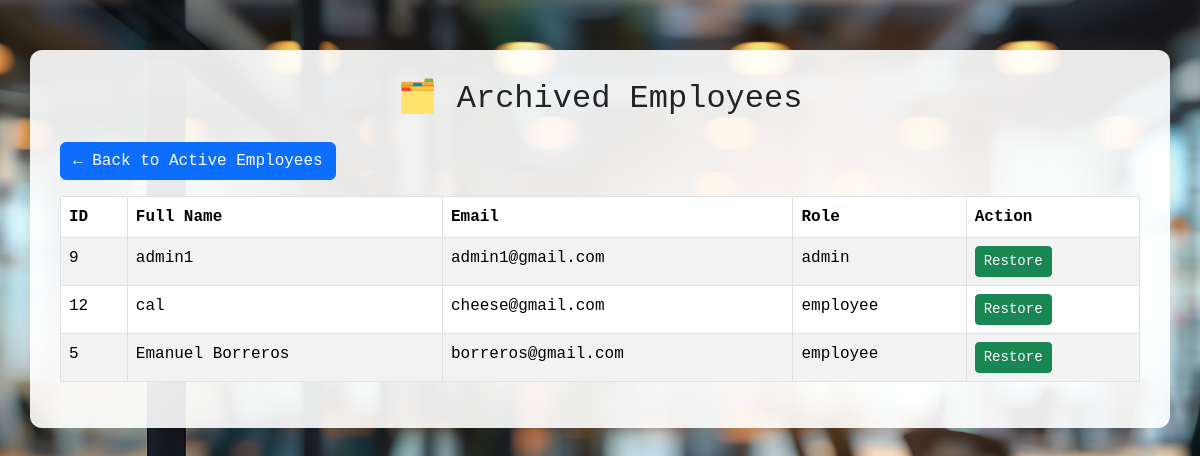
The app's page /payroll-main/archived_users.php (signed in) with its own data.
### tables this page shows
CREATE TABLE `users` (
  `id` int(4) NOT NULL,
  `full_name` varchar(100) DEFAULT NULL,
  `email` varchar(100) DEFAULT NULL,
  `role` enum('admin','employee') DEFAULT NULL,
  `password` varchar(255) DEFAULT NULL,
  `profile_pic` varchar(255) DEFAULT NULL,
  `position_id` int(11) DEFAULT NULL,
  `archived` tinyint(1) DEFAULT 0
);

### payroll-main/archived_users.php (the view, shortened to what this page needs)
<?php
require 'config.php';
$stmt = $pdo->query("
    SELECT id, full_name, email, role
    FROM users
    WHERE archived = 1
    ORDER BY full_name ASC
");
$archived_users = $stmt->fetchAll(PDO::FETCH_ASSOC);
?>
<!DOCTYPE html>
<html lang="en">
<head>
    <link href="https://cdn.jsdelivr.net/npm/bootstrap@5.3.3/dist/css/bootstrap.min.css" rel="stylesheet">
</head>
<body>
<div class="container">
    <h2 class="mb-4 text-center">🗂️ Archived Employees</h2>
    <div class="mb-3">
        <a href="employees.php" class="btn btn-primary">← Back to Active Employees</a>
    </div>
    <?php if (count($archived_users) > 0): ?>
        <table class="table table-bordered table-striped">
            <thead>
                <tr>
                    <th>ID</th>
                    <th>Full Name</th>
                    <th>Email</th>
                    <th>Role</th>
                    <th>Action</th>
                </tr>
            </thead>
            <tbody>
                <?php foreach ($archived_users as $user): ?>
                    <tr>
                        <td><?= htmlspecialchars($user['id']) ?></td>
                        <td><?= htmlspecialchars($user['full_name']) ?></td>
                        <td><?= htmlspecialchars($user['email']) ?></td>
                        <td><?= htmlspecialchars($user['role']) ?></td>
                        <td>
                            <form action="restore_user.php" method="post" style="display:inline;">
                                <button type="submit" class="btn btn-success btn-sm" onclick="return confirm('Restore this user?')">
                                    Restore
                                </button>
                            </form>
                        </td>
                    </tr>
                <?php endforeach; ?>
            </tbody>
        </table>
    <?php else: ?>
        <p class="text-muted text-center mt-4">No archived employees found.</p>
    <?php endif; ?>
</div>
</body>
</html>

### payroll-main/archived_users.php (style rules this page uses)
body { background: url('uploads/bg.jpg') no-repeat center center fixed; background-size: cover; font-family: 'Courier New', monospace; }
.container { background-color: rgba(255, 255, 255, 0.9); padding: 30px; margin-top: 50px; border-radius: 12px; box-shadow: 0 0 15px rgba(0,0,0,0.15); }
thead { background-color: #0066cc; color: white; }

### records on screen
users: id "9", full_name "admin1", email "admin1@gmail.com", role "admin"
users: id "12", full_name "cal", email "cheese@gmail.com", role "employee"
users: id "5", full_name "Emanuel Borreros", email "borreros@gmail.com", role "employee"
